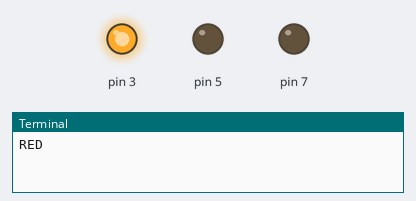
This program was run on a simulated Raspberry Pi (header pin numbers). On the bench: output pins drawn as LEDs (lit = HIGH), the last lines printed to the terminal.

Above: at 5.0 s.
At 12.5 s:
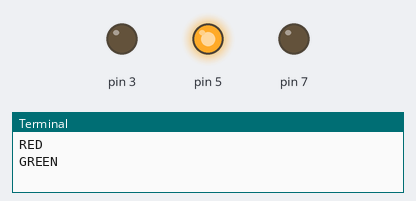
At 16.0 s:
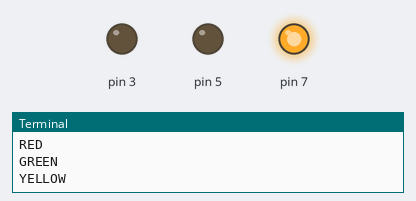
Timing chart, 0 to 22.1 s (numbered marks = the images above):
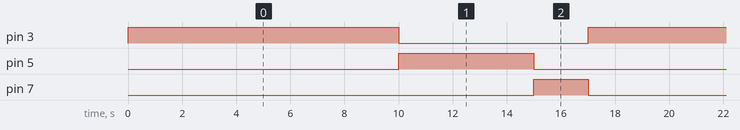

The program:

Traffic_.py
```python
import RPi.GPIO as GPIO

import time

GPIO.setmode(GPIO.BOARD)

GPIO.setwarnings(False)

GPIO.setup(3,GPIO.OUT)

GPIO.setup(5,GPIO.OUT)

GPIO.setup(7,GPIO.OUT)

while True:

    GPIO.output(3,1)

    GPIO.output(5,0)

    GPIO.output(7,0)

    print("RED")

    time.sleep(10)


    GPIO.output(3,0)

    GPIO.output(5,1)

    GPIO.output(7,0)

    print("GREEN")

    time.sleep(5)


    GPIO.output(3,0)

    GPIO.output(5,0)

    GPIO.output(7,1)

    print("YELLOW")

    time.sleep(2)

GPIO.cleanup()
```

Measured:
- by itself, pin 3: alternates HIGH for 10.0 s and LOW for 7.0 s
- by itself, pin 5: alternates HIGH for 5.0 s and LOW for 12.0 s
- by itself, pin 7: alternates HIGH for 2.0 s and LOW for 15.0 s
